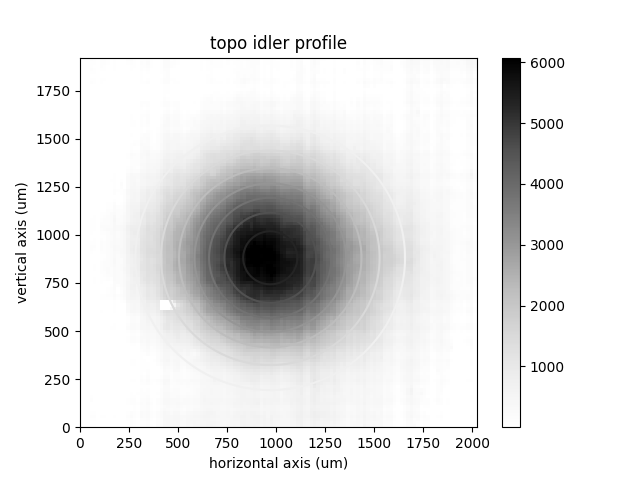

This chart was generated by the following Python code:
import numpy as np
from matplotlib import pyplot as plt
from scipy.optimize import curve_fit

fname = 'topoprofile.txt'

image = np.loadtxt(fname,skiprows=4)

xmin = 180
xmax = 300

ymin = 326
ymax = 440

coords = []
pixels = []

pixelcutoff = 16000
for y in range(ymin,ymax):
    for x in range(xmin,xmax):
        pixel = image[y][x]
        if pixel < pixelcutoff:
            continue
        coords.append((x-xmin,y-ymin))
        pixels.append(pixel)

def gaussian(x,y,a,b,c,xo,yo):
    return a * np.exp(
        -1/2*(
            (x-xo)**2 + (y-yo)**2
        ) / b**2
    ) + c

def fit(coords,*args):
    pixels = []
    for coord in coords:
        x, y = coord
        pixels.append(gaussian(x,y,*args))
    return pixels

xo = 56
yo = 50.5
pmax = 23000
pmin = 17000
fwhm = 44
umperpix = 17

guess = (
    pmax - pmin, fwhm / 2.355, pmin, xo, yo
)
params, cov = curve_fit(fit,coords,pixels,guess)
print(guess)
print(params)
a,b,c,xo,yo = params
print('sigma',b*umperpix)
print('1/e2 radius',b*2*umperpix)
xfit = np.arange(xmax-xmin)
yfit = np.arange(ymax-ymin)
Xfit, Yfit = np.meshgrid(xfit,yfit)
xfit *= umperpix
yfit *= umperpix
Zfit = gaussian(Xfit,Yfit,*params)-c
plt.contour(Xfit*umperpix,Yfit*umperpix,Zfit,cmap='Greys')
plt.pcolor(xfit,yfit,image[ymin:ymax,xmin:xmax]-c,vmin = Zfit.min(),vmax = Zfit.max(),cmap='Greys')
plt.colorbar()
plt.xlabel('horizontal axis (um)')
plt.ylabel('vertical axis (um)')
plt.title('topo idler profile')
plt.show()
